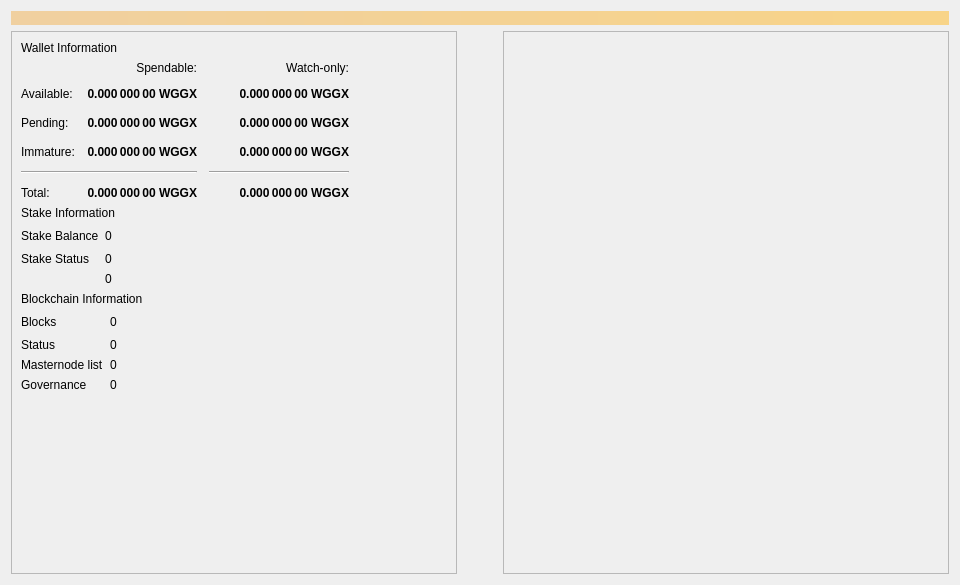
<?xml version="1.0" encoding="UTF-8"?>
<ui version="4.0">
 <class>OverviewPage</class>
 <widget class="QWidget" name="OverviewPage">
  <property name="geometry">
   <rect>
    <x>0</x>
    <y>0</y>
    <width>960</width>
    <height>585</height>
   </rect>
  </property>
  <property name="minimumSize">
   <size>
    <width>960</width>
    <height>0</height>
   </size>
  </property>
  <property name="windowTitle">
   <string>Form</string>
  </property>
  <layout class="QVBoxLayout" name="topLayout">
   <item>
    <widget class="QLabel" name="labelAlerts">
     <property name="visible">
      <bool>false</bool>
     </property>
     <property name="styleSheet">
      <string notr="true">QLabel { background-color: qlineargradient(x1: 0, y1: 0, x2: 1, y2: 0, stop:0 #F0D0A0, stop:1 #F8D488); color:#000000; }</string>
     </property>
     <property name="wordWrap">
      <bool>true</bool>
     </property>
     <property name="margin">
      <number>3</number>
     </property>
     <property name="textInteractionFlags">
      <set>Qt::TextSelectableByMouse</set>
     </property>
    </widget>
   </item>
   <item>
    <layout class="QHBoxLayout" name="horizontalLayout" stretch="1,0,1">
     <item>
      <layout class="QVBoxLayout" name="verticalLayout_2">
       <item>
        <widget class="QFrame" name="frame">
         <property name="frameShape">
          <enum>QFrame::StyledPanel</enum>
         </property>
         <property name="frameShadow">
          <enum>QFrame::Raised</enum>
         </property>
         <layout class="QVBoxLayout" name="verticalLayout_4">
          <item>
           <layout class="QVBoxLayout" name="verticalLayout_6">
            <item>
             <widget class="QLabel" name="labelWalletInfo">
              <property name="text">
               <string>Wallet Information</string>
              </property>
             </widget>
            </item>
           </layout>
          </item>
          <item>
           <layout class="QGridLayout" name="gridLayout">
            <property name="spacing">
             <number>12</number>
            </property>
            <item row="4" column="0" colspan="2">
             <widget class="Line" name="lineSpendableBalance">
              <property name="orientation">
               <enum>Qt::Horizontal</enum>
              </property>
             </widget>
            </item>
            <item row="2" column="2">
             <widget class="QLabel" name="labelWatchPending">
              <property name="font">
               <font>
                <weight>75</weight>
                <bold>true</bold>
               </font>
              </property>
              <property name="cursor">
               <cursorShape>IBeamCursor</cursorShape>
              </property>
              <property name="toolTip">
               <string>Unconfirmed transactions to watch-only addresses</string>
              </property>
              <property name="text">
               <string notr="true">0.000 000 00 WGGX</string>
              </property>
              <property name="alignment">
               <set>Qt::AlignRight|Qt::AlignTrailing|Qt::AlignVCenter</set>
              </property>
              <property name="textInteractionFlags">
               <set>Qt::LinksAccessibleByMouse|Qt::TextSelectableByKeyboard|Qt::TextSelectableByMouse</set>
              </property>
             </widget>
            </item>
            <item row="0" column="1">
             <widget class="QLabel" name="labelSpendable">
              <property name="text">
               <string>Spendable:</string>
              </property>
              <property name="alignment">
               <set>Qt::AlignRight|Qt::AlignTrailing|Qt::AlignVCenter</set>
              </property>
             </widget>
            </item>
            <item row="4" column="2">
             <widget class="Line" name="lineWatchBalance">
              <property name="sizePolicy">
               <sizepolicy hsizetype="Preferred" vsizetype="Fixed">
                <horstretch>0</horstretch>
                <verstretch>0</verstretch>
               </sizepolicy>
              </property>
              <property name="minimumSize">
               <size>
                <width>140</width>
                <height>0</height>
               </size>
              </property>
              <property name="orientation">
               <enum>Qt::Horizontal</enum>
              </property>
             </widget>
            </item>
            <item row="2" column="1">
             <widget class="QLabel" name="labelUnconfirmed">
              <property name="font">
               <font>
                <weight>75</weight>
                <bold>true</bold>
               </font>
              </property>
              <property name="cursor">
               <cursorShape>IBeamCursor</cursorShape>
              </property>
              <property name="toolTip">
               <string>Total of transactions that have yet to be confirmed, and do not yet count toward the spendable balance</string>
              </property>
              <property name="text">
               <string notr="true">0.000 000 00 WGGX</string>
              </property>
              <property name="alignment">
               <set>Qt::AlignRight|Qt::AlignTrailing|Qt::AlignVCenter</set>
              </property>
              <property name="textInteractionFlags">
               <set>Qt::LinksAccessibleByMouse|Qt::TextSelectableByKeyboard|Qt::TextSelectableByMouse</set>
              </property>
             </widget>
            </item>
            <item row="3" column="2">
             <widget class="QLabel" name="labelWatchImmature">
              <property name="font">
               <font>
                <weight>75</weight>
                <bold>true</bold>
               </font>
              </property>
              <property name="cursor">
               <cursorShape>IBeamCursor</cursorShape>
              </property>
              <property name="toolTip">
               <string>Mined balance in watch-only addresses that has not yet matured</string>
              </property>
              <property name="text">
               <string notr="true">0.000 000 00 WGGX</string>
              </property>
              <property name="alignment">
               <set>Qt::AlignRight|Qt::AlignTrailing|Qt::AlignVCenter</set>
              </property>
              <property name="textInteractionFlags">
               <set>Qt::LinksAccessibleByMouse|Qt::TextSelectableByKeyboard|Qt::TextSelectableByMouse</set>
              </property>
             </widget>
            </item>
            <item row="5" column="0">
             <widget class="QLabel" name="labelTotalText">
              <property name="text">
               <string>Total:</string>
              </property>
             </widget>
            </item>
            <item row="3" column="1">
             <widget class="QLabel" name="labelImmature">
              <property name="font">
               <font>
                <weight>75</weight>
                <bold>true</bold>
               </font>
              </property>
              <property name="cursor">
               <cursorShape>IBeamCursor</cursorShape>
              </property>
              <property name="toolTip">
               <string>Mined balance that has not yet matured</string>
              </property>
              <property name="text">
               <string notr="true">0.000 000 00 WGGX</string>
              </property>
              <property name="alignment">
               <set>Qt::AlignRight|Qt::AlignTrailing|Qt::AlignVCenter</set>
              </property>
              <property name="textInteractionFlags">
               <set>Qt::LinksAccessibleByMouse|Qt::TextSelectableByKeyboard|Qt::TextSelectableByMouse</set>
              </property>
             </widget>
            </item>
            <item row="2" column="3">
             <spacer name="horizontalSpacer_2">
              <property name="orientation">
               <enum>Qt::Horizontal</enum>
              </property>
              <property name="sizeHint" stdset="0">
               <size>
                <width>40</width>
                <height>20</height>
               </size>
              </property>
             </spacer>
            </item>
            <item row="3" column="0">
             <widget class="QLabel" name="labelImmatureText">
              <property name="text">
               <string>Immature:</string>
              </property>
             </widget>
            </item>
            <item row="5" column="1">
             <widget class="QLabel" name="labelTotal">
              <property name="font">
               <font>
                <weight>75</weight>
                <bold>true</bold>
               </font>
              </property>
              <property name="cursor">
               <cursorShape>IBeamCursor</cursorShape>
              </property>
              <property name="toolTip">
               <string>Your current total balance</string>
              </property>
              <property name="text">
               <string notr="true">0.000 000 00 WGGX</string>
              </property>
              <property name="alignment">
               <set>Qt::AlignRight|Qt::AlignTrailing|Qt::AlignVCenter</set>
              </property>
              <property name="textInteractionFlags">
               <set>Qt::LinksAccessibleByMouse|Qt::TextSelectableByKeyboard|Qt::TextSelectableByMouse</set>
              </property>
             </widget>
            </item>
            <item row="5" column="2">
             <widget class="QLabel" name="labelWatchTotal">
              <property name="font">
               <font>
                <weight>75</weight>
                <bold>true</bold>
               </font>
              </property>
              <property name="cursor">
               <cursorShape>IBeamCursor</cursorShape>
              </property>
              <property name="toolTip">
               <string>Current total balance in watch-only addresses</string>
              </property>
              <property name="text">
               <string notr="true">0.000 000 00 WGGX</string>
              </property>
              <property name="alignment">
               <set>Qt::AlignRight|Qt::AlignTrailing|Qt::AlignVCenter</set>
              </property>
              <property name="textInteractionFlags">
               <set>Qt::LinksAccessibleByMouse|Qt::TextSelectableByKeyboard|Qt::TextSelectableByMouse</set>
              </property>
             </widget>
            </item>
            <item row="0" column="2">
             <widget class="QLabel" name="labelWatchonly">
              <property name="text">
               <string>Watch-only:</string>
              </property>
              <property name="alignment">
               <set>Qt::AlignRight|Qt::AlignTrailing|Qt::AlignVCenter</set>
              </property>
             </widget>
            </item>
            <item row="1" column="1">
             <widget class="QLabel" name="labelBalance">
              <property name="font">
               <font>
                <weight>75</weight>
                <bold>true</bold>
               </font>
              </property>
              <property name="cursor">
               <cursorShape>IBeamCursor</cursorShape>
              </property>
              <property name="toolTip">
               <string>Your current spendable balance</string>
              </property>
              <property name="text">
               <string notr="true">0.000 000 00 WGGX</string>
              </property>
              <property name="alignment">
               <set>Qt::AlignRight|Qt::AlignTrailing|Qt::AlignVCenter</set>
              </property>
              <property name="textInteractionFlags">
               <set>Qt::LinksAccessibleByMouse|Qt::TextSelectableByKeyboard|Qt::TextSelectableByMouse</set>
              </property>
             </widget>
            </item>
            <item row="1" column="2">
             <widget class="QLabel" name="labelWatchAvailable">
              <property name="font">
               <font>
                <weight>75</weight>
                <bold>true</bold>
               </font>
              </property>
              <property name="cursor">
               <cursorShape>IBeamCursor</cursorShape>
              </property>
              <property name="toolTip">
               <string>Your current balance in watch-only addresses</string>
              </property>
              <property name="text">
               <string notr="true">0.000 000 00 WGGX</string>
              </property>
              <property name="alignment">
               <set>Qt::AlignRight|Qt::AlignTrailing|Qt::AlignVCenter</set>
              </property>
              <property name="textInteractionFlags">
               <set>Qt::LinksAccessibleByMouse|Qt::TextSelectableByKeyboard|Qt::TextSelectableByMouse</set>
              </property>
             </widget>
            </item>
            <item row="2" column="0">
             <widget class="QLabel" name="labelPendingText">
              <property name="text">
               <string>Pending:</string>
              </property>
             </widget>
            </item>
            <item row="1" column="0">
             <widget class="QLabel" name="labelBalanceText">
              <property name="text">
               <string>Available:</string>
              </property>
             </widget>
            </item>
           </layout>
          </item>
          <item>
           <layout class="QVBoxLayout" name="verticalLayout_5">
            <item>
             <widget class="QLabel" name="labelStakeInfo">
              <property name="text">
               <string>Stake Information</string>
              </property>
             </widget>
            </item>
           </layout>
          </item>
          <item>
           <layout class="QGridLayout" name="gridLayout_2">
            <item row="0" column="0">
             <widget class="QLabel" name="labelStakeBalanceText">
              <property name="text">
               <string>Stake Balance</string>
              </property>
             </widget>
            </item>
            <item row="1" column="0">
             <widget class="QLabel" name="labelStakeStatusText">
              <property name="text">
               <string>Stake Status</string>
              </property>
             </widget>
            </item>
            <item row="0" column="2">
             <spacer name="horizontalSpacer">
              <property name="orientation">
               <enum>Qt::Horizontal</enum>
              </property>
              <property name="sizeHint" stdset="0">
               <size>
                <width>40</width>
                <height>20</height>
               </size>
              </property>
             </spacer>
            </item>
            <item row="0" column="1">
             <widget class="QLabel" name="labelStakeBalance">
              <property name="text">
               <string>0</string>
              </property>
             </widget>
            </item>
            <item row="1" column="1">
             <widget class="QLabel" name="labelStakeStatus">
              <property name="text">
               <string>0</string>
              </property>
             </widget>
            </item>
            <item row="2" column="1">
             <widget class="QLabel" name="labelStakeInputs">
              <property name="text">
               <string>0</string>
              </property>
             </widget>
            </item>
           </layout>
          </item>
          <item>
           <layout class="QVBoxLayout" name="verticalLayout_7">
            <item>
             <widget class="QLabel" name="labelBlockchainInfo">
              <property name="text">
               <string>Blockchain Information</string>
              </property>
             </widget>
            </item>
           </layout>
          </item>
          <item>
           <layout class="QGridLayout" name="gridLayout_3">
            <item row="0" column="1">
             <widget class="QLabel" name="labelBlocks">
              <property name="text">
               <string>0</string>
              </property>
             </widget>
            </item>
            <item row="1" column="1">
             <widget class="QLabel" name="labelStatus">
              <property name="text">
               <string>0</string>
              </property>
             </widget>
            </item>
            <item row="1" column="0">
             <widget class="QLabel" name="labelStatusText">
              <property name="text">
               <string>Status</string>
              </property>
             </widget>
            </item>
            <item row="2" column="1">
             <widget class="QLabel" name="labelMnList">
              <property name="text">
               <string>0</string>
              </property>
             </widget>
            </item>
            <item row="0" column="2">
             <spacer name="horizontalSpacer_4">
              <property name="orientation">
               <enum>Qt::Horizontal</enum>
              </property>
              <property name="sizeHint" stdset="0">
               <size>
                <width>40</width>
                <height>20</height>
               </size>
              </property>
             </spacer>
            </item>
            <item row="2" column="0">
             <widget class="QLabel" name="labelMnListText">
              <property name="text">
               <string>Masternode list</string>
              </property>
             </widget>
            </item>
            <item row="0" column="0">
             <widget class="QLabel" name="labelBlocksText">
              <property name="text">
               <string>Blocks</string>
              </property>
             </widget>
            </item>
            <item row="3" column="0">
             <widget class="QLabel" name="labelGobjectListText">
              <property name="text">
               <string>Governance</string>
              </property>
             </widget>
            </item>
            <item row="3" column="1">
             <widget class="QLabel" name="labelGobjectList">
              <property name="text">
               <string>0</string>
              </property>
             </widget>
            </item>
           </layout>
          </item>
          <item>
           <spacer name="verticalSpacer">
            <property name="orientation">
             <enum>Qt::Vertical</enum>
            </property>
            <property name="sizeHint" stdset="0">
             <size>
              <width>20</width>
              <height>40</height>
             </size>
            </property>
           </spacer>
          </item>
         </layout>
        </widget>
       </item>
      </layout>
     </item>
     <item>
      <spacer name="horizontalSpacer_3">
       <property name="orientation">
        <enum>Qt::Horizontal</enum>
       </property>
       <property name="sizeHint" stdset="0">
        <size>
         <width>40</width>
         <height>20</height>
        </size>
       </property>
      </spacer>
     </item>
     <item>
      <layout class="QVBoxLayout" name="verticalLayout_3">
       <item>
        <widget class="QFrame" name="frame_2">
         <property name="frameShape">
          <enum>QFrame::StyledPanel</enum>
         </property>
         <property name="frameShadow">
          <enum>QFrame::Raised</enum>
         </property>
         <layout class="QVBoxLayout" name="verticalLayout">
          <item>
           <spacer name="verticalSpacer_3">
            <property name="orientation">
             <enum>Qt::Vertical</enum>
            </property>
            <property name="sizeHint" stdset="0">
             <size>
              <width>20</width>
              <height>40</height>
             </size>
            </property>
           </spacer>
          </item>
          <item>
           <layout class="QHBoxLayout" name="horizontalLayout_13">
            <item>
             <widget class="QListView" name="listTransactions">
              <property name="styleSheet">
               <string notr="true">QListView { background: transparent; }</string>
              </property>
              <property name="frameShape">
               <enum>QFrame::NoFrame</enum>
              </property>
              <property name="verticalScrollBarPolicy">
               <enum>Qt::ScrollBarAlwaysOff</enum>
              </property>
              <property name="horizontalScrollBarPolicy">
               <enum>Qt::ScrollBarAlwaysOff</enum>
              </property>
              <property name="selectionMode">
               <enum>QAbstractItemView::NoSelection</enum>
              </property>
             </widget>
            </item>
           </layout>
          </item>
         </layout>
        </widget>
       </item>
      </layout>
     </item>
    </layout>
   </item>
  </layout>
 </widget>
 <resources/>
 <connections/>
</ui>
